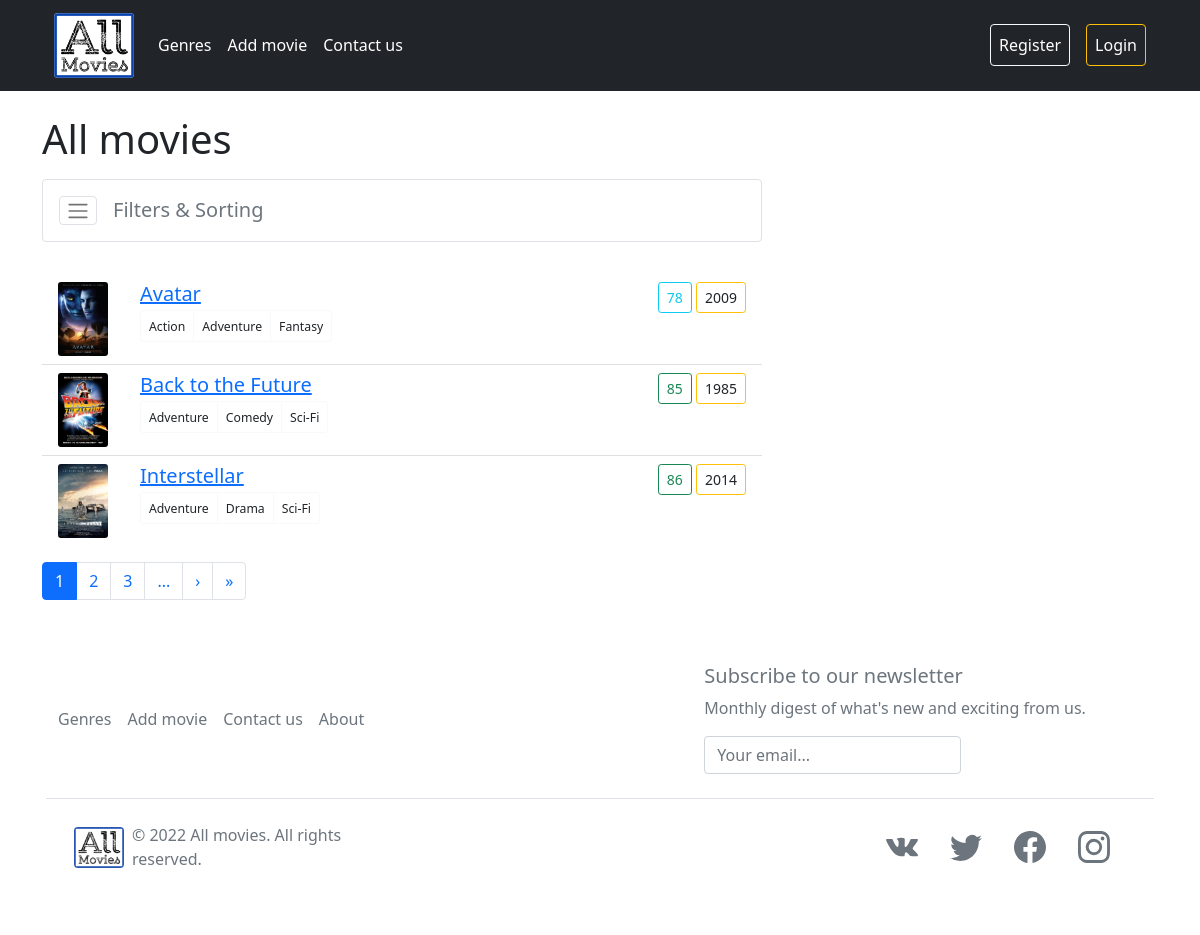
The page / on the database its author committed.
### movie_app/models.py (models this page shows, shortened)
class MenuItem(models.Model):
    title = models.CharField(max_length=128)
    slug = models.SlugField(max_length=155, unique=True, verbose_name='URL')
    position = models.PositiveIntegerField(default=auto_incrementor,)
    def __str__(self):
        return str(self.title)
    class Meta:
        ordering = ('position',)
        verbose_name = 'Menu item'
        verbose_name_plural = 'Menu items'

class Movie(models.Model):
    title = models.CharField(max_length=255, verbose_name='Movie title')
    slug = models.SlugField(max_length=255, unique=True, db_index=True, verbose_name='URL')
    description = models.TextField()
    cover = models.ImageField(upload_to='covers/%Y/%m/%d')
    year = models.IntegerField()
    rating = models.IntegerField()
    genre = models.ManyToManyField('Genre')
    date_creation = models.DateTimeField(verbose_name='Creation date', auto_now_add=True)
    date_update = models.DateTimeField(auto_now=True)
    class Meta:
        verbose_name = 'All movies'
        verbose_name_plural = 'All movies'
        ordering = ('title', 'year',)
    def get_absolute_url(self):
        return reverse('movie_app:movie', kwargs={'slug_movie': self.slug})

class Genre(models.Model):
    name = models.CharField(max_length=100, unique=True, db_index=True)
    slug = models.SlugField(max_length=255, unique=True, db_index=True, verbose_name='URL')
    class Meta:
        verbose_name = 'Genre'
        verbose_name_plural = 'Genres'
        ordering = ('name',)
    def __str__(self):
        return str(self.name)
    def get_absolute_url(self):
        return reverse('movie_app:genre', kwargs={'slug_genre': self.slug})

### movie_app/views.py (the view)
# urls.py: path('', MovieList.as_view(), name='main'),
class MovieList(ContextData, FilterView, ListView):
    model = Movie
    template_name = 'movie_app/main.html'
    context_object_name = 'movies'
    filterset_class = MovieFilter
    def get_queryset(self):
        return self.model.objects\
            .filter(date_creation__lte=timezone.now())\
            .prefetch_related('genre')
    def get_context_data(self, *, object_list=None, **kwargs):
        context = super(MovieList, self).get_context_data(**kwargs)
        context_data = self.get_user_context(title=titles['main'])
        return context | context_data

### movie_app/templatetags/movies_app_tags.py (called while the page is built)
@register.simple_tag
def concat_all(*args):
    return ''.join(map(str, args))

@register.inclusion_tag('includes/movie_app/navbar.html', takes_context=True)
def show_top_menu(context):
    context['menu_items'] = MenuItem.objects.all()
    return context

@register.inclusion_tag('includes/movie_app/subscribe.html')
def subscribe_form():
    return {'subscribe_form': SubscribeForm}

@register.simple_tag
def url_replace(request, field, value):
    dict_ = request.GET.copy()
    dict_[field] = value
    return dict_.urlencode()

### movie_app/utils.py (called while the page is built)
    def get_user_context(self, **kwargs):
        context = kwargs
        return context

### movie_app/templates/movie_app/main.html
{% extends 'movie_app/base.html' %}
{% block content %}
    <div class="mt-4 row">
        <div class="col">
            <h1>
                {{ title }}
            </h1>
        </div>
    </div>
    <div class="row">
        {% include 'includes/movie_app/movie_list.html' %}
    </div>
{% endblock %}

### movie_app/templates/includes/movie_app/navbar.html (shortened to what this page needs)
{% load static %}
{% load movies_app_tags %}
<div class="row">
    <div class="col">
        <nav class="navbar navbar-expand-md navbar navbar-dark bg-dark">
            <div class="container">
                <a class="navbar-brand" href="{% url 'movie_app:main' %}"
                   title="Main page">
                    <img class="bg-white border-dark rounded-2"
                         src="{% static 'movie_app/img/brand-logo.png' %}"
                         alt="All movies logo"
                         width="80px">
                </a>
                <div class="collapse navbar-collapse justify-content-between" id="navbarNav">
                    <ul class="navbar-nav ml-auto">
                        {% for item in menu_items %}
                            {% if not forloop.last %}
                                <li class="nav-item">
                                    {% concat_all 'movie_app:' item.slug as item_url %}
                                    <a class="nav-link text-white" href="{% url item_url %}" title="{{ item.title }}">
                                        {{ item.title }}
                                    </a>
                                </li>
                            {% endif %}
                        {% endfor %}
                    </ul>
                    <ul class="navbar-nav mr-auto">
                        {% if not request.user.is_authenticated %}
                            <li class="nav-item">
                                <a class="nav-link register btn btn-outline-light text-white"
                                   href="{% url 'movie_app:register' %}"
                                   title="Register">
                                    Register
                                </a>
                            </li>
                            <li class="nav-item">
                                <a class="nav-link"></a>
                            </li>
                            <li class="nav-item">
                                <a class="nav-link login btn btn-outline-warning text-white"
                                   href="{% url 'movie_app:login' %}"
                                   title="Login">
                                    Login
                                </a>
                            </li>
                        {% endif %}
                    </ul>
                </div>
            </div>
        </nav>
    </div>
</div>

### movie_app/templates/includes/movie_app/movie_list.html
{% include 'includes/movie_app/filter.html' %}
<div class="row" id="movie-list">
    <div class="col col-md-8">
        {% if movies %}
            <ul class="list-group list-group-flush">
                {% for movie in movies %}
                    <li class="list-group-item list-group-item-action">
                        <div class="d-flex justify-content-between">
                            <div class="d-flex justify-content-start wrap">
                                <a href="{{ movie.get_absolute_url }}"
                                   title="View more about {{ movie.title }}">
                                    <div>
                                        {% if movie.cover %}
                                            <img class="card-img"
                                                 src="{{ movie.cover.url }}"
                                                 alt="{{ movie.title }}'s cover">
                                        {% endif %}
                                    </div>
                                </a>
                                <div>
                                    <a href="{{ movie.get_absolute_url }}"
                                       title="View more about {{ movie.title }}">
                                        <h5 class="mb-1">
                                            {{ movie.title }}
                                        </h5>
                                    </a>
                                    <div class="btn-group-sm btn-group align-items-baseline" role="group">
                                        {% for genre in movie.genre.all %}
                                            <a class="btn btn-outline-light text-dark"
                                               href="{{ genre.get_absolute_url }}"
                                               title="Show all {{ genre|title }} movies">
                                                <small class="mb-1">
                                                    {{ genre }}
                                                </small>
                                            </a>
                                        {% endfor %}
                                    </div>
                                </div>
                            </div>
                            <div class="d-flex align-items-baseline">
                                {% if movie.rating and movie.rating < 40 %}
                                    <a class="btn btn-sm btn-outline-danger"
                                       href="{% url 'movie_app:rating' movie.rating %}"
                                       title="Show all movies with rating {{ movie.rating }}">
                                        {{ movie.rating }}
                                    </a>
                                {% elif 40 <= movie.rating and movie.rating < 60 %}
                                    <a class="btn btn-sm btn-outline-warning"
                                       href="{% url 'movie_app:rating' movie.rating %}"
                                       title="Show all movies with rating {{ movie.rating }}">
                                        {{ movie.rating }}
                                    </a>
                                {% elif 60 <= movie.rating and movie.rating < 85 %}
                                    <a class="btn btn-sm btn-outline-info"
                                       href="{% url 'movie_app:rating' movie.rating %}"
                                       title="Show all movies with rating {{ movie.rating }}">
                                        {{ movie.rating }}
                                    </a>
                                {% elif 85 <= movie.rating and movie.rating <= 100 %}
                                    <a class="btn btn-sm btn-outline-success"
                                       href="{% url 'movie_app:rating' movie.rating %}"
                                       title="Show all movies with rating {{ movie.rating }}">
                                        {{ movie.rating }}
                                    </a>
                                {% endif %}        &nbsp;
                                <a class="btn btn-sm btn-outline-warning text-dark"
                                   href="{% url 'movie_app:year' movie.year %}"
                                   title="Show all movies from {{ movie.year }}">
                                    {{ movie.year }}
                                </a>
                            </div>
                        </div>
                    </li>
                {% endfor %}
            </ul>
        {% else %}
            <h5 class="mb-1">No movies are available.</h5>
        {% endif %}
    </div>
</div>

### movie_app/templates/includes/movie_app/footer.html
{% load static %}
{% load movies_app_tags %}
<div class="container">
    <footer class="p-3 my-4 bg-white">
        <div class="row d-flex flex-wrap justify-content-between align-items-center
        mt-2 mb-4 text-muted">
            <div class="col-6">
                <ul class="nav flex-row">
                    {% for item in menu_items %}
                        {% concat_all 'movie_app:' item.slug as item_url %}
                        <li class="nav-item me-3">
                            <a href="{% url item_url %}" class="nav-link p-0 text-muted">{{ item }}</a>
                        </li>
                    {% endfor %}
                </ul>
            </div>
            <div class="col-5">
                {% subscribe_form %}
            </div>
        </div>
        <div class="row p-3 d-flex flex-wrap justify-content-between
        align-items-center border-top">
            <div class="col-md-4 d-flex align-items-center">
                <a href="/" class="mb-3 me-2 mb-md-0 text-decoration-none lh-1">
                    <img class="bg-white border-white rounded-2"
                         src="{% static 'movie_app/img/brand-logo.png' %}"
                         alt="All movies logo"
                         width="50px">
                </a>
                <span class="text-muted">&copy; 2022 All movies. All rights reserved.</span>
            </div>
            <ul class="nav col-md-4 justify-content-end list-unstyled d-flex">
                {% include 'includes/movie_app/social_share.html' %}
            </ul>
        </div>
    </footer>
</div>

### movie_app/static/movie_app/css/custom.css (style rules this page uses)
.card-img { width: 50px; margin-right: 2rem; }

### rows shown on the page
MenuItem: title "Genres"
MenuItem: title "Add movie"
MenuItem: title "Contact us"
Movie: cover (picture), title "Avatar", rating "78", year "2009"
Genre: name "Action"
Genre: name "Adventure"
Genre: name "Fantasy"
Movie: cover (picture), title "Back to the Future", rating "85", year "1985"
Genre: name "Comedy"
Genre: name "Sci-Fi"
Movie: cover (picture), title "Interstellar", rating "86", year "2014"
Genre: name "Drama"
MenuItem: title "About"

### other values the page prints
{{ title }} "All movies"
{{ page }} "1"
{{ page }} "2" "3"
